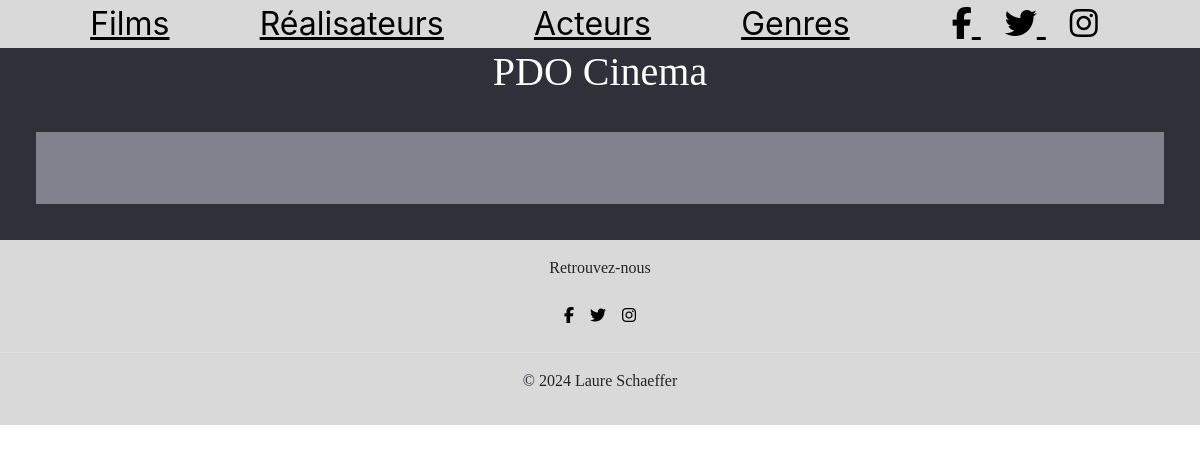
The app's page /index.php?action=detailActeur&id=23, older data.
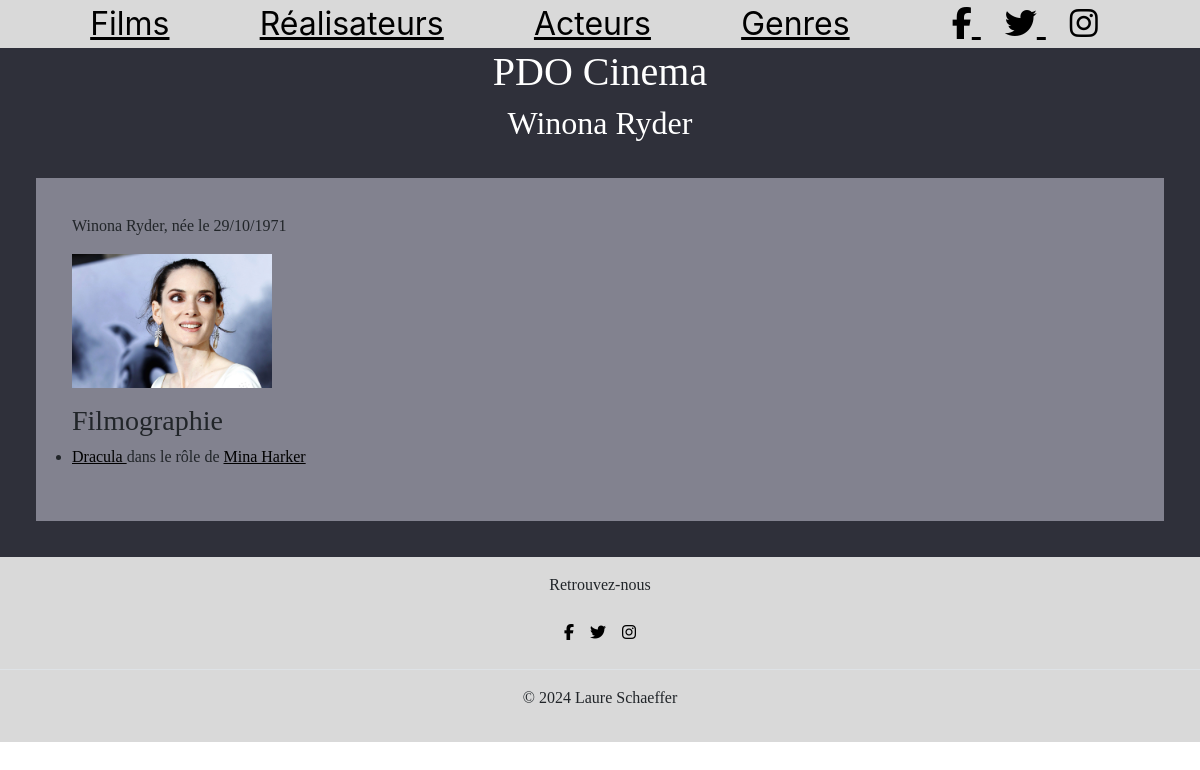
The same page, newer data.
### tables this page shows
CREATE TABLE IF NOT EXISTS `personne` (
  `id_personne` int NOT NULL AUTO_INCREMENT,
  `nom` varchar(50) DEFAULT NULL,
  `prenom` varchar(50) DEFAULT NULL,
  `sexe` varchar(10) DEFAULT NULL,
  `date_naissance` date DEFAULT NULL,
  `photo` text,
  PRIMARY KEY (`id_personne`)
);

CREATE TABLE IF NOT EXISTS `castings` (
  `id_film` int NOT NULL,
  `id_acteur` int NOT NULL,
  `id_role` int NOT NULL,
  PRIMARY KEY (`id_film`,`id_acteur`,`id_role`),
  KEY `id_acteur` (`id_acteur`),
  KEY `id_role` (`id_role`),
  CONSTRAINT `castings_ibfk_1` FOREIGN KEY (`id_film`) REFERENCES `film` (`id_film`),
  CONSTRAINT `castings_ibfk_2` FOREIGN KEY (`id_acteur`) REFERENCES `acteur` (`id_acteur`),
  CONSTRAINT `castings_ibfk_3` FOREIGN KEY (`id_role`) REFERENCES `role` (`id_role`)
);

CREATE TABLE IF NOT EXISTS `film` (
  `id_film` int NOT NULL AUTO_INCREMENT,
  `titre` varchar(255) NOT NULL,
  `annee_sortie_fr` int DEFAULT NULL,
  `duree` int DEFAULT NULL,
  `synopsis` text,
  `note` float DEFAULT NULL,
  `id_realisateur` int NOT NULL,
  `affiche` text,
  PRIMARY KEY (`id_film`),
  KEY `id_realisateur` (`id_realisateur`),
  CONSTRAINT `film_ibfk_1` FOREIGN KEY (`id_realisateur`) REFERENCES `realisateur` (`id_realisateur`)
);

CREATE TABLE IF NOT EXISTS `role` (
  `id_role` int NOT NULL AUTO_INCREMENT,
  `nom_personnage` varchar(50) DEFAULT NULL,
  PRIMARY KEY (`id_role`)
);

### controller/CinemaController.php (called while the page is built, shortened)
<?php
class CinemaController {
    public function detailActeur($id) {
        $pdo = Connect::seConnecter();
        $requeteActeur = $pdo->prepare("SELECT CONCAT(p.prenom, ' ', p.nom) AS nomActeur, DATE_FORMAT(date_naissance, '%d/%m/%Y') AS date_naissance, p.photo, p.biographie, p.sexe
        FROM acteur a
        INNER JOIN personne p ON a.id_personne = p.id_personne
        WHERE id_acteur = :id");
        $requeteActeur->execute(["id" => $id]);
        $acteurFilmographie = $pdo->prepare("SELECT f.titre, f.annee_sortie_fr, r.nom_personnage, c.id_film, r.id_role
        FROM castings c
        INNER JOIN film f ON c.id_film = f.id_film
        INNER JOIN role r ON c.id_role = r.id_role
        WHERE c.id_acteur= :id");
        $acteurFilmographie->execute(["id"=> $id]);
        require "view/personnes/detailActeur.php";
    }
}

### view/personnes/detailActeur.php (the view, shortened to what this page needs)
        <section class="detail">
        <?php foreach($requeteActeur->fetchAll() as $acteur) {
            if($acteur["sexe"] =="femme"){
                $accord="née le ";
            } else {
                $accord="né le ";
            }
            ?>
            <div class="detail-header">
                <p><?= $acteur["nomActeur"].', '.$accord.$acteur["date_naissance"]?></p>
            </div>
            <div class="detail-main">
                <img src="<?=$acteur["photo"]?>" alt="photo de l'acteur" width=200px >
                <div class="fimographie">
                    <h3>Filmographie</h3>
                    <?php foreach($acteurFilmographie->fetchAll() as $filmo){
                        ?> <ul>
                            <li>
                                <a href="index.php?action=detailFilm&id=<?=$filmo["id_film"]?>"> <?= $filmo["titre"] ?> </a> dans le rôle de <a href="index.php?action=listeRole&id=<?=$filmo["id_role"]?>"> <?=$filmo["nom_personnage"]?> </a>
                            </li>
                        </ul>
                    <?php
                    } ?>
                </div>
            </div>
    </section>
<?php  }
$titre_secondaire = $acteur["nomActeur"];
$contenu = ob_get_clean();
require_once "view/template.php";

### index.php (shortened to what this page needs)
<?php
$ctrlCinema = new CinemaController();
$id= (isset($_GET["id"])) ? $_GET["id"] : null;
if(isset($_GET["action"])){
    switch ($_GET["action"]){
        case "detailActeur": $ctrlCinema->detailActeur($id); break;
    }
} else {
    $ctrlCinema->listFilms();
}

### view/template.php (shortened to what this page needs)
<!DOCTYPE html>
<html lang="en">
<head>
    <link rel="stylesheet" href="https://stackpath.bootstrapcdn.com/bootstrap/4.5.2/css/bootstrap.min.css">
    <link rel="stylesheet" href="https://cdnjs.cloudflare.com/ajax/libs/font-awesome/6.5.1/css/all.min.css" />
    <link rel="stylesheet" href="public/css/style.css">
</head>
<body>
    <nav class="topNav" id="MyTopnav">
        <a href="index.php?action=listFilms">Films</a></li>
        <a href="index.php?action=listReals">Réalisateurs</a></li>
        <a href="index.php?action=listActeurs">Acteurs</a></li>
        <a href="index.php?action=listGenres">Genres</a></li>
        <div class="network">
            <a href="#">
                <i class="fa-brands fa-facebook-f"></i>
            </a>
            <a href="#">
                <i class="fa-brands fa-twitter"></i>
            </a>
            <a href="#">
                <i class="fa-brands fa-instagram"></i>
            </a>
        </div>
    </nav>
    <div id="wrapper">
        <main>
            <div id="contenu">
                <h1>PDO Cinema</h1>
                <h2><?= $titre_secondaire ?></h2>
                <?= $contenu ?>
            </div>
        <footer class="py-3 my-4">
        <p class="text-center text-body-secondary">Retrouvez-nous</p>
        <ul class="nav justify-content-center border-bottom pb-3 mb-3">
            <li class="nav-item"><a href="#" class="nav-link px-2 text-body-secondary"><i class="fa-brands fa-facebook-f"></i></a></li>
            <li class="nav-item"><a href="#" class="nav-link px-2 text-body-secondary"><i class="fa-brands fa-twitter"></i></a></li>
            <li class="nav-item"><a href="#" class="nav-link px-2 text-body-secondary"><i class="fa-brands fa-instagram"></i></a></li>
        </ul>
        <p class="text-center text-body-secondary">© 2024 Laure Schaeffer</p>
        </footer>
        </main>
    </div>
</body>
</html>

### public/css/style.css (style rules this page uses)
* { margin: 0; padding: 0; box-sizing: border-box; }
#wrapper { background-color: #2F303A; font-family: "IBM Plex", Serif }
a { color: black; text-decoration: revert; }
h1, h2, .uk-label { color: white; text-align: center; }
#MyTopnav { background-color: #D9D9D9; display: flex; justify-content: space-evenly; }
#MyTopnav a { font-size: 2em; }
.network a { padding: 0 12px; }
footer { background-color: #D9D9D9; }
.card-listing, .listing-genre, .detail { background-color: #82828F; padding: 3%; margin: 3%; }
img { width: 200px; }

Row changes from the older to the newer data that the page shows:
added personne: nomActeur "Winona Ryder", sexe "née le", date_naissance "29/10/1971", photo (picture)
added castings: id_film.titre "Dracula", id_role.nom_personnage "Mina Harker"
Text that changed along with them:
$titre_secondaire: (not shown) → "Winona Ryder"
